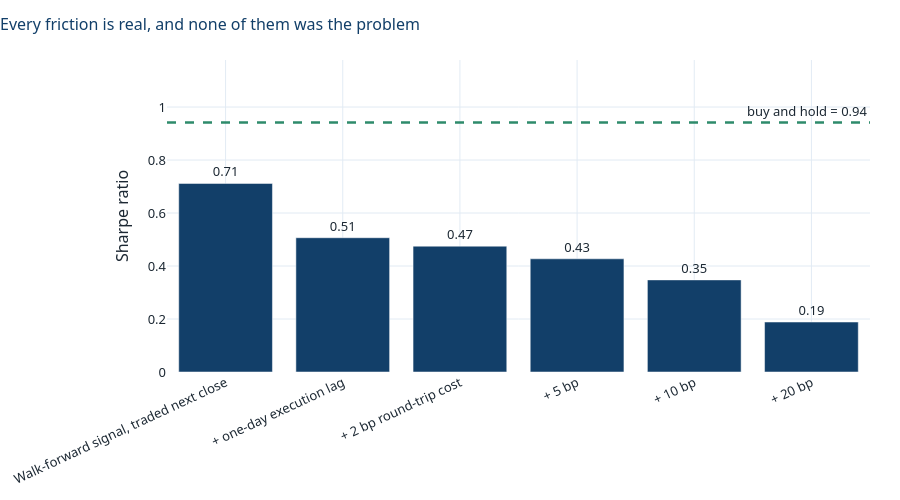

Source (notebook cell):
### Code cell
fig = go.Figure()
fig.add_trace(go.Bar(x=ladder2.Rung, y=ladder2.Sharpe, marker_color=C["navy"],
                     text=[f"{v:.2f}" for v in ladder2.Sharpe], textposition="outside"))
fig.add_hline(y=bh, line=dict(color=C["green"], width=2.5, dash="dash"),
              annotation_text=f"buy and hold = {bh:.2f}", annotation_position="top right")
fig.update_yaxes(title="Sharpe ratio", range=[0, max(bh, ladder2.Sharpe.max()) * 1.25])
fig.update_xaxes(tickangle=-25)
style(fig, height=500, legend_top=False,
      title="Every friction is real, and none of them was the problem")
fig.show()

### Figure 1 — Plotly figure (JSON) as saved in the notebook; plotly's stock layout.template omitted (floating-point values rounded to 4 significant figures)
{"data": [{"marker": {"color": "#123F69"}, "text": ["0.71", "0.51", "0.47", "0.43", "0.35", "0.19"], "textposition": "outside", "type": "bar", "x": ["Walk-forward signal, traded next close", "+ one-day execution lag", "+ 2 bp round-trip cost", "+ 5 bp", "+ 10 bp", "+ 20 bp"], "y": [0.7118, 0.5068, 0.475, 0.4272, 0.3476, 0.1886]}], "layout": {"annotations": [{"showarrow": false, "text": "buy and hold = 0.94", "x": 1, "xanchor": "right", "xref": "x domain", "y": 0.9421, "yanchor": "bottom", "yref": "y"}], "colorway": ["#123F69", "#C0392B", "#2E8B6B", "#E8A33D", "#2E7EBB", "#7A8994"], "font": {"color": "#1C2833", "family": "Segoe UI, Helvetica, Arial, sans-serif", "size": 13}, "height": 500, "hoverlabel": {"font": {"size": 12}}, "margin": {"b": 50, "l": 60, "r": 30, "t": 60}, "shapes": [{"line": {"color": "#2E8B6B", "dash": "dash", "width": 2.5}, "type": "line", "x0": 0, "x1": 1, "xref": "x domain", "y0": 0.9421, "y1": 0.9421, "yref": "y"}], "title": {"font": {"color": "#123F69", "size": 16}, "text": "Every friction is real, and none of them was the problem", "x": 0, "xanchor": "left"}, "xaxis": {"gridcolor": "#E2EBF4", "showgrid": true, "tickangle": -25, "zeroline": false}, "yaxis": {"gridcolor": "#E2EBF4", "range": [0, 1.178], "showgrid": true, "title": {"text": "Sharpe ratio"}, "zeroline": false}}}
